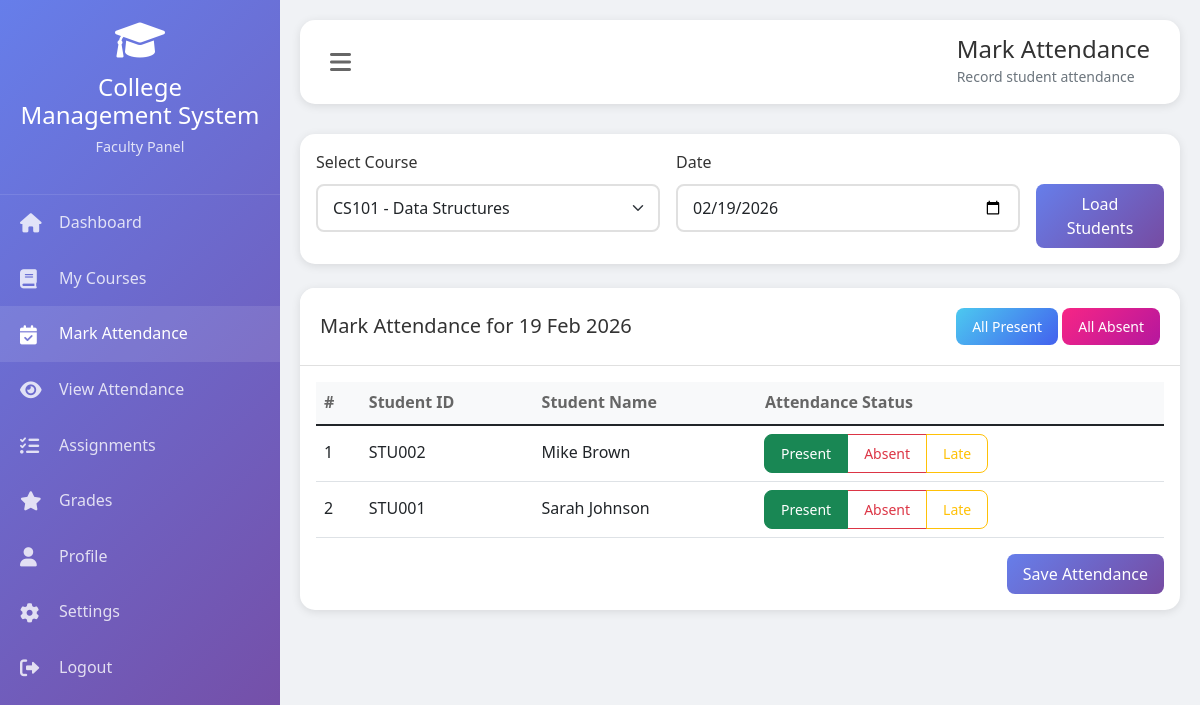
Page /mark_attendance.php?course_id=1 (signed in) on the committed database.
### tables this page shows
CREATE TABLE students (
    id INT PRIMARY KEY AUTO_INCREMENT,
    user_id INT UNIQUE,
    student_id VARCHAR(20) UNIQUE NOT NULL,
    date_of_birth DATE,
    enrollment_date DATE,
    course VARCHAR(100),
    semester INT,
    batch_year INT,
    parent_name VARCHAR(100),
    parent_phone VARCHAR(20),
    parent_email VARCHAR(100),
    emergency_contact VARCHAR(20),
    blood_group VARCHAR(5),
    FOREIGN KEY (user_id) REFERENCES users(id) ON DELETE CASCADE
);

CREATE TABLE users (
    id INT PRIMARY KEY AUTO_INCREMENT,
    username VARCHAR(50) UNIQUE NOT NULL,
    password VARCHAR(50) NOT NULL,  
    email VARCHAR(100) UNIQUE NOT NULL,
    role ENUM('admin', 'faculty', 'student') NOT NULL,
    full_name VARCHAR(100) NOT NULL,
    phone VARCHAR(20),
    address TEXT,
    profile_image VARCHAR(255),
    created_at TIMESTAMP DEFAULT CURRENT_TIMESTAMP,
    updated_at TIMESTAMP DEFAULT CURRENT_TIMESTAMP ON UPDATE CURRENT_TIMESTAMP
);

### functions.php (called while the page is built, shortened)
<?php
function getFacultyByUserId($user_id) {
    global $conn;
    $user_id = intval($user_id);
    $result = $conn->query("SELECT f.*, u.full_name, u.email, u.phone, u.address
                           FROM faculty f
                           JOIN users u ON f.user_id = u.id
                           WHERE f.user_id = $user_id");
    if ($result && $result->num_rows > 0) {
        return $result->fetch_assoc();
    }
    return null;
}
function formatDate($date, $format = 'd M Y') {
    return date($format, strtotime($date));
}
?>

### mark_attendance.php (the view, shortened to what this page needs)
<?php
require_once '../config/database.php';
$user_id = $_SESSION['user_id'];
$faculty = getFacultyByUserId($user_id);
$course_id = isset($_GET['course_id']) ? intval($_GET['course_id']) : 0;
$date = isset($_GET['date']) ? $_GET['date'] : date('Y-m-d');
if ($course_id) {
    $students = $conn->query("
        SELECT s.id, s.student_id, u.full_name
        FROM students s
        JOIN student_courses sc ON s.id = sc.student_id
        JOIN users u ON s.user_id = u.id
        WHERE sc.course_id = $course_id AND sc.status = 'enrolled'
        ORDER BY u.full_name
    ");
}
$courses = $conn->query("
    SELECT c.*
    FROM courses c
    JOIN course_assignments ca ON c.id = ca.course_id
    WHERE ca.faculty_id = {$faculty['id']}
");
include '../includes/header.php';
include '../includes/sidebar.php';
?>
<div class="main-content" id="mainContent">
    <div class="top-bar">
        <button class="menu-toggle" onclick="toggleSidebar()">
            <i class="fas fa-bars"></i>
        </button>
        <div>
            <h4 class="mb-0">Mark Attendance</h4>
            <small class="text-muted">Record student attendance</small>
        </div>
    </div>
    <div class="card mb-4">
        <div class="card-body">
            <form method="GET" class="row g-3">
                <div class="col-md-5">
                    <label class="form-label">Select Course</label>
                    <select class="form-select" name="course_id" required>
                        <?php while($course = $courses->fetch_assoc()): ?>
                        <option value="<?php echo $course['id']; ?>" <?php echo $course_id == $course['id'] ? 'selected' : ''; ?>>
                            <?php echo $course['course_code'] . ' - ' . $course['course_name']; ?>
                        </option>
                        <?php endwhile; ?>
                    </select>
                </div>
                <div class="col-md-5">
                    <label class="form-label">Date</label>
                    <input type="date" class="form-control" name="date" value="<?php echo $date; ?>" required>
                </div>
                <div class="col-md-2">
                    <label class="form-label">&nbsp;</label>
                    <button type="submit" class="btn btn-primary w-100">Load Students</button>
                </div>
            </form>
        </div>
    </div>
    <?php if($course_id && $students && $students->num_rows > 0): ?>
    <div class="card">
        <div class="card-header d-flex justify-content-between align-items-center">
            <h5 class="mb-0">Mark Attendance for <?php echo formatDate($date); ?></h5>
            <div>
                <button class="btn btn-sm btn-success" onclick="markAllPresent()">All Present</button>
                <button class="btn btn-sm btn-danger" onclick="markAllAbsent()">All Absent</button>
            </div>
        </div>
        <div class="card-body">
            <form method="POST" id="attendanceForm">
                <div class="table-responsive">
                    <table class="table table-hover">
                        <thead>
                            <tr>
                                <th>#</th>
                                <th>Student ID</th>
                                <th>Student Name</th>
                                <th>Attendance Status</th>
                            </tr>
                        </thead>
                        <tbody>
                            <?php
                            $count = 1;
                            while($student = $students->fetch_assoc()):
                            ?>
                            <tr>
                                <td><?php echo $count++; ?></td>
                                <td><?php echo $student['student_id']; ?></td>
                                <td><?php echo $student['full_name']; ?></td>
                                <td>
                                    <div class="btn-group" role="group">
                                        <label class="btn btn-outline-success btn-sm" for="present_<?php echo $student['id']; ?>">
                                            Present
                                        </label>
                                        <label class="btn btn-outline-danger btn-sm" for="absent_<?php echo $student['id']; ?>">
                                            Absent
                                        </label>
                                        <label class="btn btn-outline-warning btn-sm" for="late_<?php echo $student['id']; ?>">
                                            Late
                                        </label>
                                    </div>
                                </td>
                            </tr>
                            <?php endwhile; ?>
                        </tbody>
                    </table>
                </div>
                <div class="text-end mt-3">
                    <button type="submit" class="btn btn-primary">Save Attendance</button>
                </div>
            </form>
        </div>
    </div>
    <?php elseif($course_id): ?>
    <div class="alert alert-warning">
        <i class="fas fa-exclamation-triangle"></i> No students enrolled in this course.
    </div>
    <?php endif; ?>
</div>
<?php include '../includes/footer.php'; ?>

### style.css (style rules this page uses)
:root { --primary-color: #4361ee; --secondary-color: #3f37c9; --success-color: #4cc9f0; --danger-color: #f72585; --warning-color: #f8961e; --info-color: #4895ef; --dark-color: #1e1e2f; --light-color: #f8f9fa; }
* { margin: 0; padding: 0; box-sizing: border-box; }
body { font-family: 'Segoe UI', Tahoma, Geneva, Verdana, sans-serif; background: #f0f2f5; color: #333; line-height: 1.6; }
.card { border: none; border-radius: 15px; box-shadow: 0 2px 10px rgba(0,0,0,0.1); transition: all 0.3s ease; }
.card-header { background: white; border-bottom: 1px solid #e0e0e0; padding: 20px; border-radius: 15px 15px 0 0 !important; }
.btn { padding: 8px 16px; border-radius: 8px; font-weight: 500; transition: all 0.3s ease; }
.btn-primary { background: linear-gradient(135deg, #667eea, #764ba2); border: none; }
.btn-success { background: linear-gradient(135deg, #4cc9f0, #4361ee); border: none; }
.btn-danger { background: linear-gradient(135deg, #f72585, #b5179e); border: none; }
.table { margin-bottom: 0; }
.table th { border-top: none; color: #666; font-weight: 600; background: #f8f9fa; }
.table td { vertical-align: middle; }
.form-control, .form-select { border: 2px solid #e0e0e0; border-radius: 8px; padding: 10px 15px; transition: all 0.3s ease; }

### header.php (style rules this page uses)
:root { --primary-color: #4361ee; --secondary-color: #3f37c9; --success-color: #4cc9f0; --danger-color: #f72585; --warning-color: #f8961e; --info-color: #4895ef; --dark-color: #1e1e2f; --light-color: #f8f9fa; }
body { font-family: 'Segoe UI', Tahoma, Geneva, Verdana, sans-serif; background: #f0f2f5; }
.main-content { margin-left: 280px; padding: 20px; transition: all 0.3s ease; }
.top-bar { background: white; padding: 15px 30px; border-radius: 15px; box-shadow: 0 2px 10px rgba(0,0,0,0.1); margin-bottom: 30px; display: flex; align-items: center; justify-content: space-between; }
.menu-toggle { background: none; border: none; font-size: 1.5em; color: #666; cursor: pointer; }
.btn-primary { background: linear-gradient(135deg, #667eea, #764ba2); border: none; }
.card { border: none; border-radius: 15px; box-shadow: 0 2px 10px rgba(0,0,0,0.1); margin-bottom: 20px; }
.card-header { background: white; border-bottom: 1px solid #e0e0e0; padding: 20px; border-radius: 15px 15px 0 0 !important; }
.table th { border-top: none; color: #666; font-weight: 600; }
.form-control, .form-select { border: 2px solid #e0e0e0; border-radius: 8px; padding: 10px 15px; transition: all 0.3s ease; }

### rows in the picture
students: student "STU002", user.full_name "Mike Brown"
students: student "STU001", user.full_name "Sarah Johnson"

### other values in the picture
SITE_NAME "College Management System"
$role "Faculty"
formatDate($date) "19 Feb 2026"
form field course_id "CS101 - Data Structures"
